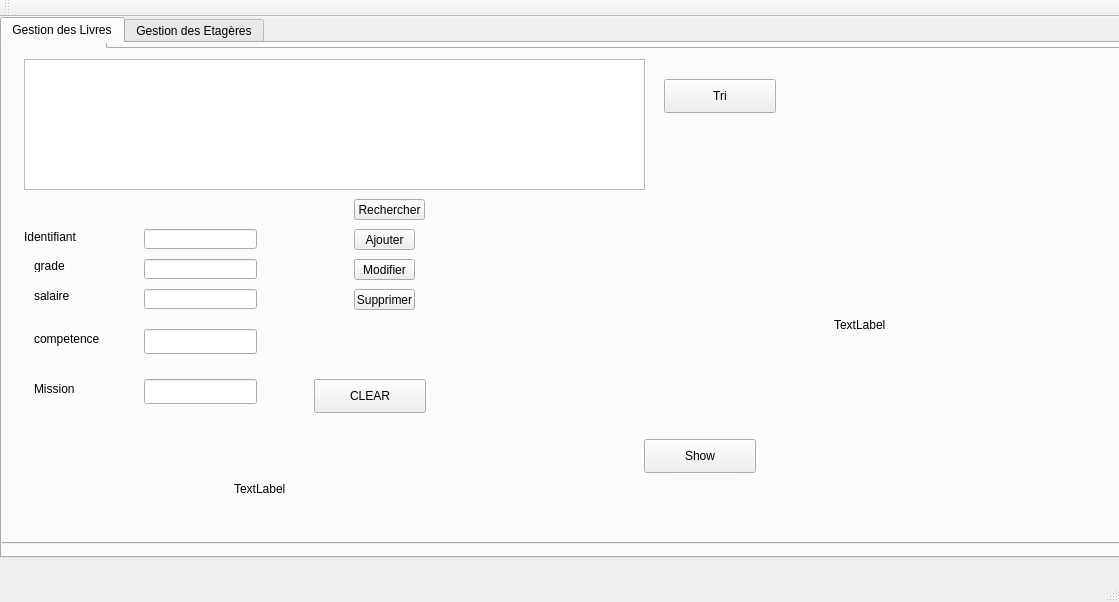
<?xml version="1.0" encoding="UTF-8"?>
<ui version="4.0">
 <class>MainWindow</class>
 <widget class="QMainWindow" name="MainWindow">
  <property name="geometry">
   <rect>
    <x>0</x>
    <y>0</y>
    <width>1119</width>
    <height>602</height>
   </rect>
  </property>
  <property name="windowTitle">
   <string>Gestion des livres</string>
  </property>
  <property name="styleSheet">
   <string notr="true">
  border-image: url(://6bfc6c108c0779ba978a8cce9352aa2e.jpg);</string>
  </property>
  <widget class="QWidget" name="centralWidget">
   <widget class="QTabWidget" name="tabWidget_2">
    <property name="geometry">
     <rect>
      <x>0</x>
      <y>0</y>
      <width>1121</width>
      <height>541</height>
     </rect>
    </property>
    <property name="currentIndex">
     <number>0</number>
    </property>
    <widget class="QWidget" name="tab_4">
     <attribute name="title">
      <string>Gestion des Livres</string>
     </attribute>
     <widget class="QTabWidget" name="tabWidget">
      <property name="geometry">
       <rect>
        <x>-10</x>
        <y>-20</y>
        <width>1311</width>
        <height>521</height>
       </rect>
      </property>
      <property name="styleSheet">
       <string notr="true"/>
      </property>
      <property name="currentIndex">
       <number>0</number>
      </property>
      <widget class="QWidget" name="tab_2">
       <attribute name="title">
        <string>Afficher les livres</string>
       </attribute>
       <widget class="QTableView" name="tabpost">
        <property name="geometry">
         <rect>
          <x>30</x>
          <y>10</y>
          <width>621</width>
          <height>131</height>
         </rect>
        </property>
       </widget>
       <widget class="QLabel" name="label_3">
        <property name="geometry">
         <rect>
          <x>40</x>
          <y>240</y>
          <width>47</width>
          <height>13</height>
         </rect>
        </property>
        <property name="text">
         <string>salaire</string>
        </property>
       </widget>
       <widget class="QLineEdit" name="lineEdit_grade">
        <property name="geometry">
         <rect>
          <x>150</x>
          <y>210</y>
          <width>113</width>
          <height>20</height>
         </rect>
        </property>
       </widget>
       <widget class="QPushButton" name="pb_ajouter">
        <property name="geometry">
         <rect>
          <x>360</x>
          <y>180</y>
          <width>61</width>
          <height>21</height>
         </rect>
        </property>
        <property name="text">
         <string>Ajouter</string>
        </property>
       </widget>
       <widget class="QLineEdit" name="lineEdit_salaire">
        <property name="geometry">
         <rect>
          <x>150</x>
          <y>240</y>
          <width>113</width>
          <height>20</height>
         </rect>
        </property>
       </widget>
       <widget class="QLabel" name="label_2">
        <property name="geometry">
         <rect>
          <x>40</x>
          <y>210</y>
          <width>47</width>
          <height>13</height>
         </rect>
        </property>
        <property name="text">
         <string>grade</string>
        </property>
       </widget>
       <widget class="QLineEdit" name="lineEdit_id">
        <property name="geometry">
         <rect>
          <x>150</x>
          <y>180</y>
          <width>113</width>
          <height>20</height>
         </rect>
        </property>
       </widget>
       <widget class="QLabel" name="label">
        <property name="geometry">
         <rect>
          <x>30</x>
          <y>180</y>
          <width>61</width>
          <height>16</height>
         </rect>
        </property>
        <property name="styleSheet">
         <string notr="true">
</string>
        </property>
        <property name="text">
         <string>Identifiant</string>
        </property>
       </widget>
       <widget class="QPushButton" name="pb_supprimer">
        <property name="geometry">
         <rect>
          <x>360</x>
          <y>240</y>
          <width>61</width>
          <height>21</height>
         </rect>
        </property>
        <property name="text">
         <string>Supprimer</string>
        </property>
       </widget>
       <widget class="QPushButton" name="pb_modifier">
        <property name="geometry">
         <rect>
          <x>360</x>
          <y>210</y>
          <width>61</width>
          <height>21</height>
         </rect>
        </property>
        <property name="text">
         <string>Modifier</string>
        </property>
       </widget>
       <widget class="QPushButton" name="pb_rechercher">
        <property name="geometry">
         <rect>
          <x>360</x>
          <y>150</y>
          <width>71</width>
          <height>21</height>
         </rect>
        </property>
        <property name="text">
         <string>Rechercher</string>
        </property>
       </widget>
       <widget class="QLabel" name="label_4">
        <property name="geometry">
         <rect>
          <x>40</x>
          <y>280</y>
          <width>69</width>
          <height>20</height>
         </rect>
        </property>
        <property name="text">
         <string>competence</string>
        </property>
       </widget>
       <widget class="QLineEdit" name="lineEdit_competences">
        <property name="geometry">
         <rect>
          <x>150</x>
          <y>280</y>
          <width>113</width>
          <height>25</height>
         </rect>
        </property>
       </widget>
       <widget class="QLineEdit" name="lineEdit_mission">
        <property name="geometry">
         <rect>
          <x>150</x>
          <y>330</y>
          <width>113</width>
          <height>25</height>
         </rect>
        </property>
       </widget>
       <widget class="QLabel" name="label_9">
        <property name="geometry">
         <rect>
          <x>40</x>
          <y>330</y>
          <width>69</width>
          <height>20</height>
         </rect>
        </property>
        <property name="text">
         <string>Mission</string>
        </property>
       </widget>
       <widget class="QPushButton" name="pushButton">
        <property name="geometry">
         <rect>
          <x>320</x>
          <y>330</y>
          <width>112</width>
          <height>34</height>
         </rect>
        </property>
        <property name="text">
         <string>CLEAR</string>
        </property>
       </widget>
       <widget class="QPushButton" name="pushButton_2">
        <property name="geometry">
         <rect>
          <x>670</x>
          <y>30</y>
          <width>112</width>
          <height>34</height>
         </rect>
        </property>
        <property name="text">
         <string>Tri</string>
        </property>
       </widget>
       <widget class="QPushButton" name="pushButton_3">
        <property name="geometry">
         <rect>
          <x>650</x>
          <y>390</y>
          <width>112</width>
          <height>34</height>
         </rect>
        </property>
        <property name="text">
         <string>Show</string>
        </property>
       </widget>
       <widget class="QLabel" name="lblBkImge">
        <property name="geometry">
         <rect>
          <x>840</x>
          <y>100</y>
          <width>191</width>
          <height>351</height>
         </rect>
        </property>
        <property name="text">
         <string>TextLabel</string>
        </property>
       </widget>
       <widget class="QLineEdit" name="lineEdit">
        <property name="geometry">
         <rect>
          <x>680</x>
          <y>400</y>
          <width>61</width>
          <height>25</height>
         </rect>
        </property>
        <property name="styleSheet">
         <string notr="true">QLineEdit{
background-color: transparent;
border-image: url(:off.png);
background: none;
border: none;
background-repeat: none;
}</string>
        </property>
       </widget>
       <widget class="QLabel" name="label_10">
        <property name="geometry">
         <rect>
          <x>240</x>
          <y>430</y>
          <width>69</width>
          <height>20</height>
         </rect>
        </property>
        <property name="text">
         <string>TextLabel</string>
        </property>
       </widget>
       <widget class="QLabel" name="label_11">
        <property name="geometry">
         <rect>
          <x>20</x>
          <y>-90</y>
          <width>1101</width>
          <height>591</height>
         </rect>
        </property>
        <property name="styleSheet">
         <string notr="true">border-image: url(C:/Users/lenovo/Documents/2eme/2 tremestre/projet c++/projet2020/afficher5.png);</string>
        </property>
        <property name="text">
         <string/>
        </property>
       </widget>
       <zorder>label_11</zorder>
       <zorder>lineEdit</zorder>
       <zorder>tabpost</zorder>
       <zorder>label_3</zorder>
       <zorder>lineEdit_grade</zorder>
       <zorder>pb_ajouter</zorder>
       <zorder>lineEdit_salaire</zorder>
       <zorder>label_2</zorder>
       <zorder>lineEdit_id</zorder>
       <zorder>label</zorder>
       <zorder>pb_supprimer</zorder>
       <zorder>pb_modifier</zorder>
       <zorder>pb_rechercher</zorder>
       <zorder>label_4</zorder>
       <zorder>lineEdit_competences</zorder>
       <zorder>lineEdit_mission</zorder>
       <zorder>label_9</zorder>
       <zorder>pushButton</zorder>
       <zorder>pushButton_2</zorder>
       <zorder>pushButton_3</zorder>
       <zorder>lblBkImge</zorder>
       <zorder>label_10</zorder>
      </widget>
     </widget>
    </widget>
    <widget class="QWidget" name="tab_5">
     <attribute name="title">
      <string>Gestion des Etagères</string>
     </attribute>
     <widget class="QTabWidget" name="tabWidget_3">
      <property name="geometry">
       <rect>
        <x>10</x>
        <y>20</y>
        <width>371</width>
        <height>251</height>
       </rect>
      </property>
      <property name="currentIndex">
       <number>2</number>
      </property>
      <widget class="QWidget" name="tab_6">
       <attribute name="title">
        <string>Ajouter une étagère</string>
       </attribute>
       <widget class="QLabel" name="label_5">
        <property name="geometry">
         <rect>
          <x>20</x>
          <y>40</y>
          <width>61</width>
          <height>16</height>
         </rect>
        </property>
        <property name="text">
         <string>Identifiant</string>
        </property>
       </widget>
       <widget class="QLineEdit" name="lineEdit_id_3">
        <property name="geometry">
         <rect>
          <x>130</x>
          <y>40</y>
          <width>113</width>
          <height>20</height>
         </rect>
        </property>
       </widget>
       <widget class="QLineEdit" name="lineEdit_quantite">
        <property name="geometry">
         <rect>
          <x>130</x>
          <y>100</y>
          <width>113</width>
          <height>20</height>
         </rect>
        </property>
       </widget>
       <widget class="QLabel" name="label_6">
        <property name="geometry">
         <rect>
          <x>20</x>
          <y>100</y>
          <width>61</width>
          <height>16</height>
         </rect>
        </property>
        <property name="text">
         <string>Quantité</string>
        </property>
       </widget>
       <widget class="QLineEdit" name="lineEdit_etat">
        <property name="geometry">
         <rect>
          <x>130</x>
          <y>160</y>
          <width>113</width>
          <height>20</height>
         </rect>
        </property>
       </widget>
       <widget class="QLabel" name="label_7">
        <property name="geometry">
         <rect>
          <x>20</x>
          <y>160</y>
          <width>61</width>
          <height>16</height>
         </rect>
        </property>
        <property name="text">
         <string>Etat</string>
        </property>
       </widget>
       <widget class="QPushButton" name="pb_ajouter_2">
        <property name="geometry">
         <rect>
          <x>260</x>
          <y>200</y>
          <width>75</width>
          <height>23</height>
         </rect>
        </property>
        <property name="text">
         <string>Ajouter</string>
        </property>
       </widget>
      </widget>
      <widget class="QWidget" name="tab_8">
       <attribute name="title">
        <string>Afficher les étagères</string>
       </attribute>
       <widget class="QTableView" name="tabetagere">
        <property name="geometry">
         <rect>
          <x>10</x>
          <y>30</y>
          <width>341</width>
          <height>171</height>
         </rect>
        </property>
       </widget>
      </widget>
      <widget class="QWidget" name="tab_7">
       <attribute name="title">
        <string>Supprimer une étagère</string>
       </attribute>
       <widget class="QLabel" name="label_8">
        <property name="geometry">
         <rect>
          <x>40</x>
          <y>60</y>
          <width>61</width>
          <height>16</height>
         </rect>
        </property>
        <property name="text">
         <string>Identifiant</string>
        </property>
       </widget>
       <widget class="QLineEdit" name="lineEdit_id_6">
        <property name="geometry">
         <rect>
          <x>150</x>
          <y>60</y>
          <width>113</width>
          <height>20</height>
         </rect>
        </property>
       </widget>
       <widget class="QPushButton" name="pb_supprimer_2">
        <property name="geometry">
         <rect>
          <x>220</x>
          <y>150</y>
          <width>75</width>
          <height>23</height>
         </rect>
        </property>
        <property name="text">
         <string>Supprimer</string>
        </property>
       </widget>
      </widget>
      <widget class="QWidget" name="tab_18">
       <attribute name="title">
        <string>Modifier une étagère</string>
       </attribute>
       <widget class="QLabel" name="label_22">
        <property name="geometry">
         <rect>
          <x>40</x>
          <y>50</y>
          <width>61</width>
          <height>16</height>
         </rect>
        </property>
        <property name="text">
         <string>Identifiant</string>
        </property>
       </widget>
       <widget class="QLineEdit" name="lineEdit_idmod_2">
        <property name="geometry">
         <rect>
          <x>110</x>
          <y>50</y>
          <width>113</width>
          <height>20</height>
         </rect>
        </property>
       </widget>
       <widget class="QLabel" name="label_23">
        <property name="geometry">
         <rect>
          <x>40</x>
          <y>160</y>
          <width>61</width>
          <height>16</height>
         </rect>
        </property>
        <property name="text">
         <string>Etat</string>
        </property>
       </widget>
       <widget class="QLineEdit" name="lineEdit_etatmod">
        <property name="geometry">
         <rect>
          <x>110</x>
          <y>160</y>
          <width>113</width>
          <height>20</height>
         </rect>
        </property>
       </widget>
       <widget class="QLabel" name="label_24">
        <property name="geometry">
         <rect>
          <x>40</x>
          <y>100</y>
          <width>61</width>
          <height>16</height>
         </rect>
        </property>
        <property name="text">
         <string>Quantité</string>
        </property>
       </widget>
       <widget class="QLineEdit" name="lineEdit_quantitemod">
        <property name="geometry">
         <rect>
          <x>110</x>
          <y>100</y>
          <width>113</width>
          <height>20</height>
         </rect>
        </property>
       </widget>
       <widget class="QPushButton" name="pb_modifier_4">
        <property name="geometry">
         <rect>
          <x>250</x>
          <y>190</y>
          <width>75</width>
          <height>23</height>
         </rect>
        </property>
        <property name="text">
         <string>Modifier</string>
        </property>
       </widget>
      </widget>
      <widget class="QWidget" name="tab_20">
       <attribute name="title">
        <string>Recherche une étagère</string>
       </attribute>
       <widget class="QLineEdit" name="lineEdit_idmod_3">
        <property name="geometry">
         <rect>
          <x>130</x>
          <y>20</y>
          <width>113</width>
          <height>20</height>
         </rect>
        </property>
       </widget>
       <widget class="QLabel" name="label_26">
        <property name="geometry">
         <rect>
          <x>60</x>
          <y>20</y>
          <width>61</width>
          <height>16</height>
         </rect>
        </property>
        <property name="text">
         <string>Identifiant</string>
        </property>
       </widget>
       <widget class="QPushButton" name="pb_modifier_5">
        <property name="geometry">
         <rect>
          <x>150</x>
          <y>50</y>
          <width>75</width>
          <height>23</height>
         </rect>
        </property>
        <property name="text">
         <string>Recherche</string>
        </property>
       </widget>
       <widget class="QTableView" name="tabrecherche2">
        <property name="geometry">
         <rect>
          <x>40</x>
          <y>80</y>
          <width>281</width>
          <height>131</height>
         </rect>
        </property>
       </widget>
      </widget>
     </widget>
    </widget>
   </widget>
  </widget>
  <widget class="QMenuBar" name="menuBar">
   <property name="geometry">
    <rect>
     <x>0</x>
     <y>0</y>
     <width>1119</width>
     <height>30</height>
    </rect>
   </property>
  </widget>
  <widget class="QToolBar" name="mainToolBar">
   <property name="windowTitle">
    <string>Gestion des livres</string>
   </property>
   <attribute name="toolBarArea">
    <enum>TopToolBarArea</enum>
   </attribute>
   <attribute name="toolBarBreak">
    <bool>false</bool>
   </attribute>
  </widget>
  <widget class="QStatusBar" name="statusBar"/>
 </widget>
 <layoutdefault spacing="6" margin="11"/>
 <resources/>
 <connections/>
</ui>
